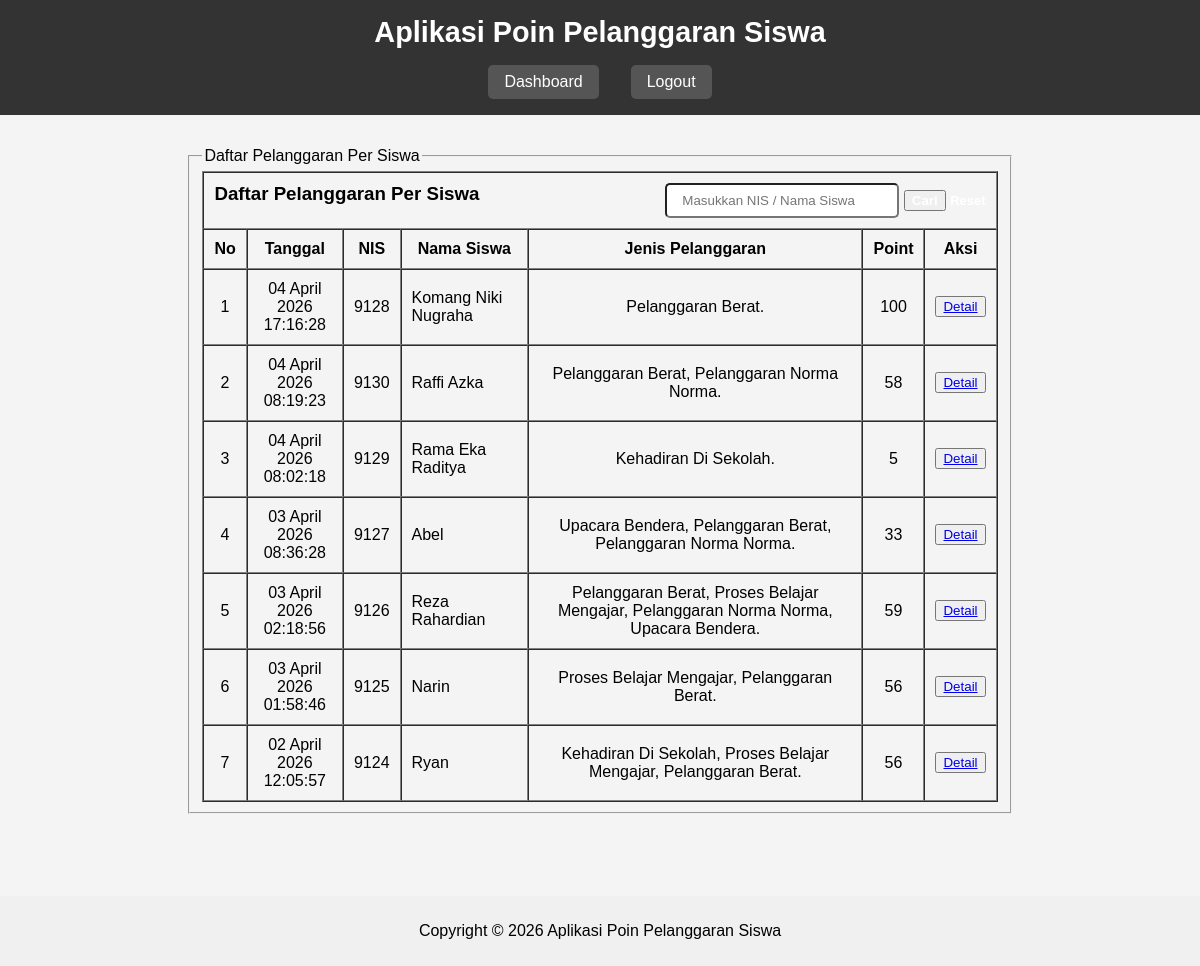
The app's page /pages/laporan/list_pelanggaran.php (signed in) with its own data.
### tables this page shows
CREATE TABLE `pelanggaran_siswa` (
  `id_pelanggaran_siswa` int(5) NOT NULL,
  `tanggal` datetime DEFAULT NULL,
  `nis` int(5) DEFAULT NULL,
  `id_jenis_pelanggaran` int(11) DEFAULT NULL,
  `keterangan` text DEFAULT NULL
);

CREATE TABLE `siswa` (
  `nis` int(5) NOT NULL,
  `nama_siswa` varchar(50) DEFAULT NULL,
  `jenis_kelamin` enum('Laki - Laki','Perempuan') DEFAULT NULL,
  `alamat` varchar(100) DEFAULT NULL,
  `password` varchar(70) DEFAULT NULL,
  `status` enum('aktif','tidak_aktif','lulus','pindah') DEFAULT NULL,
  `id_ortu_wali` int(5) DEFAULT NULL,
  `id_kelas` int(3) DEFAULT NULL
);

### pages/laporan/list_pelanggaran.php (the view, shortened to what this page needs)
<?php
include ROOTPATH . "/config/config.php";
include ROOTPATH . "/includes/header.php";
if(isset($_GET['cari'])){
    $cari = $_GET['cari'];
    $result = mysqli_query($conn, "SELECT ps.id_pelanggaran_siswa, s.nama_siswa, ps.tanggal, jp.jenis, ps.nis FROM pelanggaran_siswa ps JOIN siswa s USING(nis) JOIN jenis_pelanggaran jp USING(id_jenis_pelanggaran) WHERE ps.tanggal = (SELECT MAX(tanggal) FROM pelanggaran_siswa WHERE nis = ps.nis) AND (nama_siswa like '%".$cari."%' OR nis like '%".$cari."%') ORDER BY ps.tanggal DESC");
}else{
    $result = mysqli_query($conn, "SELECT ps.id_pelanggaran_siswa, s.nama_siswa, ps.tanggal, jp.jenis, ps.nis FROM pelanggaran_siswa ps JOIN siswa s USING(nis) JOIN jenis_pelanggaran jp USING(id_jenis_pelanggaran) WHERE ps.tanggal = (SELECT MAX(tanggal) FROM pelanggaran_siswa WHERE nis = ps.nis) ORDER BY ps.tanggal DESC");
}
?>
<center>
    <fieldset style="width: 70%;">
        <legend>Daftar Pelanggaran Per Siswa</legend>
        <div class="scroll">
            <table border="1" cellpadding="10" cellspacing="0" width="100%">
                <thead>
                    <tr>
                        <th colspan="7" align="right">
                            <h3 style="float:left; margin: 0;">Daftar Pelanggaran Per Siswa</h3>
                            <form action="list_pelanggaran.php" method="get">
                                <input type="text" value="<?php if(isset($_GET['cari'])) { echo $_GET['cari']; } else { echo ""; } ?>" name="cari" placeholder="Masukkan NIS / Nama Siswa" list="nama_siswa" style="padding: 8px 15px;width: 200px;border-radius: 5px;" autocomplete="off">
                                <input type="submit" class="btn-warning" style="color:white; font-weight:bold;" value="Cari">
                                <a href="list_pelanggaran.php" class="btn-danger" style="text-decoration: none; color: white; font-family:'Arial'; font-size:13px;">Reset</a>
                            </form>
                        </th>
                    </tr>
                    <tr>
                        <th>No</th>
                        <th>Tanggal</th>
                        <th>NIS</th>
                        <th>Nama Siswa</th>
                        <th>Jenis Pelanggaran</th>
                        <th>Point</th>
                        <th>Aksi</th>
                    </tr>
                </thead>
                <tbody>
                    <?php
                    $no = 1;
                    if(mysqli_num_rows($result)==0){
                        echo "
                        <tr><td colspan='7' align='center'>Data Tidak Ditemukan</td></tr>";
                    }else{
                        while ($row = mysqli_fetch_assoc($result)){
                    ?>
                    <tr>
                        <td align="center"><?= $no++?></td>
                        <td align="center">
                            <?php
                            $datetime = date("d-m-Y H:i:s", strtotime($row['tanggal']));
                            $tanggal = explode(" ", $datetime);
                            $jam = $tanggal[1];
                            $tanggal = explode("-", $tanggal[0]);
                            $bulan = array(
                                "01" => "Januari",
                                "02" => "Pebruari",
                                "03" => "Maret",
                                "04" => "April",
                                "05" => "Mei",
                                "06" => "Juni",
                                "07" => "Juli",
                                "08" => "Agustus",
                                "09" => "September",
                                "10" => "Oktober",
                                "11" => "November",
                                "12" => "Desember"
                            );
                            $tanggal = $tanggal[0] . " " . $bulan[$tanggal[1]] . " " . $tanggal[2];
                            echo $tanggal;
                            echo "<br>";
                            echo $jam;
                            ?>
                        </td>
                        <td align="center"><?= htmlspecialchars($row['nis']) ?></td>
                        <td><?= htmlspecialchars($row['nama_siswa']) ?></td>
                        <td align="center">
                            <?php
                            $query_pelanggaran = mysqli_query($conn, "SELECT DISTINCT jenis FROM pelanggaran_siswa JOIN jenis_pelanggaran USING(id_jenis_pelanggaran) WHERE nis = '$row[nis]'");
                            $daftar_pelanggaran = [];
                            while($data_pelanggaran = mysqli_fetch_assoc($query_pelanggaran)){
                                $daftar_pelanggaran[] = htmlspecialchars($data_pelanggaran['jenis']);
                            }
                            if(!empty($daftar_pelanggaran)){
                                echo implode(', ', $daftar_pelanggaran) . '.';
                            }
                            ?>
                        </td>
                        <?php
                        $poin_persiswa = mysqli_fetch_assoc(mysqli_query($conn, "SELECT SUM(poin) FROM pelanggaran_siswa JOIN siswa USING(nis) JOIN jenis_pelanggaran USING(id_jenis_pelanggaran) WHERE nis = '$row[nis]'"))['SUM(poin)'];
                        ?>
                        <td align="center"><?= htmlspecialchars($poin_persiswa) ?></td>
                        <td>
                            <button class="btn-primary"><a href="/poin_pelanggaran_siswa/pages/laporan/detail_pelanggaran.php?nis=<?=$row['nis']?>&from=list_pelanggaran.php">Detail</a></button>
                        </td>
                    </tr>
                    <?php
                        }
                        }
                    ?>
                </tbody>
            </table>
        </div>
    </fieldset>
</center>
<?php
include "../../includes/footer.php";
?>

### css/components/header.css (style rules this page uses)
body { font-family: Arial, sans-serif; margin: 0; padding: 0; background-color: #f4f4f4; }

### records on screen
pelanggaran_siswa: tanggal "04 April 2026", tanggal "17:16:28", nis "9128", nis.nama_siswa "Komang Niki Nugraha", daftar_pelanggaran "Pelanggaran Berat", poin_persiswa "100"
pelanggaran_siswa: tanggal "04 April 2026", tanggal "08:19:23", nis "9130", nis.nama_siswa "Raffi Azka", daftar_pelanggaran "Pelanggaran Berat, Pelanggaran Norma Norma", poin_persiswa "58"
pelanggaran_siswa: tanggal "04 April 2026", tanggal "08:02:18", nis "9129", nis.nama_siswa "Rama Eka Raditya", daftar_pelanggaran "Kehadiran Di Sekolah", poin_persiswa "5"
pelanggaran_siswa: tanggal "03 April 2026", tanggal "08:36:28", nis "9127", nis.nama_siswa "Abel", daftar_pelanggaran "Upacara Bendera, Pelanggaran Berat, Pelanggaran Norma Norma", poin_persiswa "33"
pelanggaran_siswa: tanggal "03 April 2026", tanggal "02:18:56", nis "9126", nis.nama_siswa "Reza Rahardian", daftar_pelanggaran "Pelanggaran Berat, Proses Belajar Mengajar, Pelanggaran Norma Norma, Upacara Bendera", poin_persiswa "59"
pelanggaran_siswa: tanggal "03 April 2026", tanggal "01:58:46", nis "9125", nis.nama_siswa "Narin", daftar_pelanggaran "Proses Belajar Mengajar, Pelanggaran Berat", poin_persiswa "56"
pelanggaran_siswa: tanggal "02 April 2026", tanggal "12:05:57", nis "9124", nis.nama_siswa "Ryan", daftar_pelanggaran "Kehadiran Di Sekolah, Proses Belajar Mengajar, Pelanggaran Berat", poin_persiswa "56"
